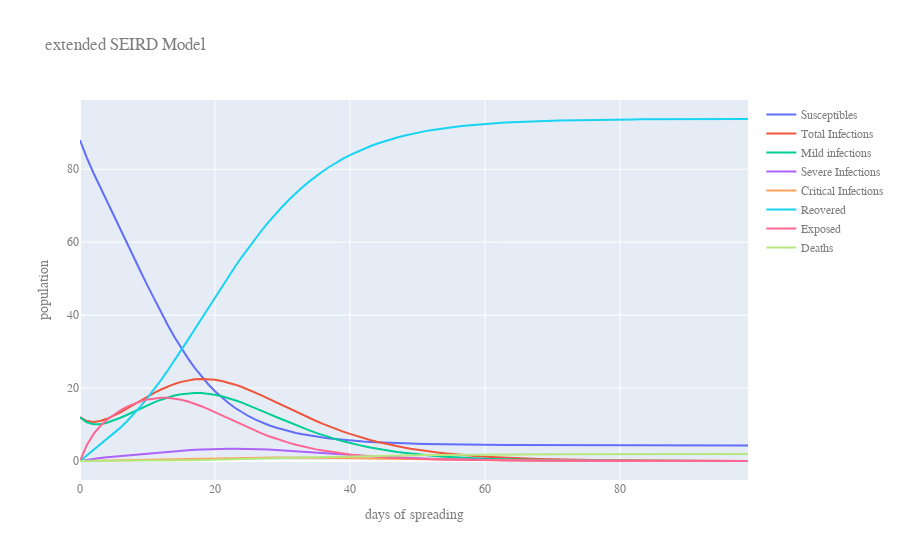

This figure's notebook cell:
### Markdown cell above
### check model params

### Code cell
N = 100
I10 = 12
I20 = 0
I30 = 0
R0 = 0
E0 = 0
D0 = 0
S0 = N-I10-I20-I30-R0-E0-D0
time_range = range(100)
beta1 = 0.5
beta2 = 0.1
beta3 = 0.1
IncubPeriod = 5
DurMildInf = 6
FracSevere = 0.15
FracCritical = 0.05

#FracMild = 1. - FracCritical - FracSevere
DurHosp = 6
DurICU = 8
CFR = 0.02
cases = plot_SEIIIRD(time_range, S0, E0, I10, I20, I30, 
                                          R0, D0, beta1, beta2, beta3, 
                                          IncubPeriod, DurMildInf, 
                                          FracSevere, FracCritical,  
                                          DurHosp, DurICU, CFR)
